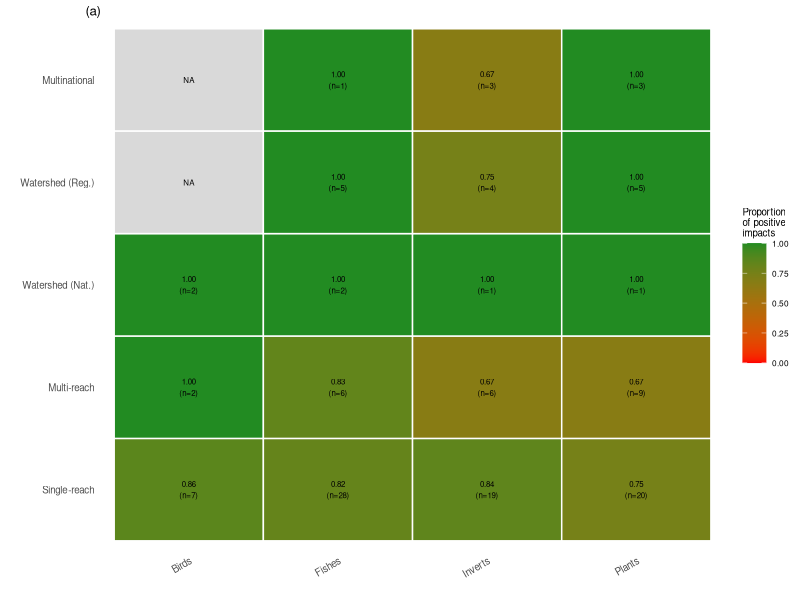
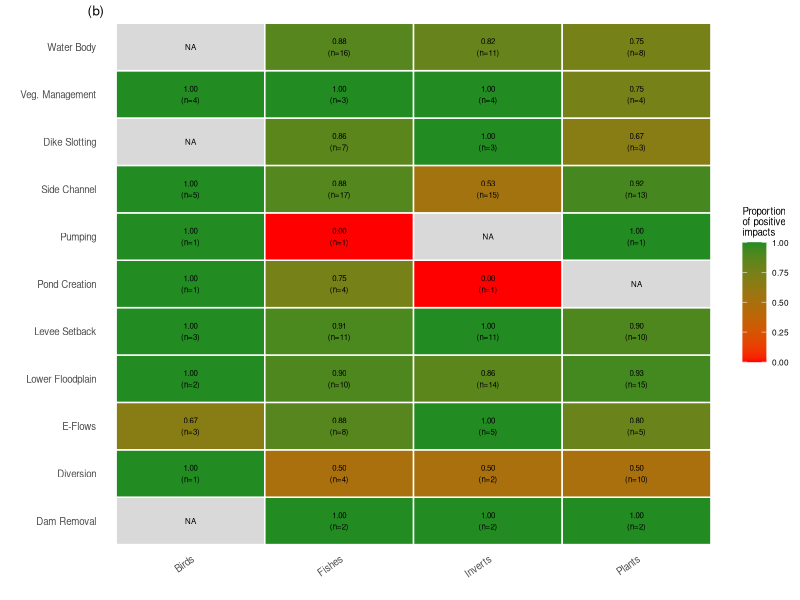
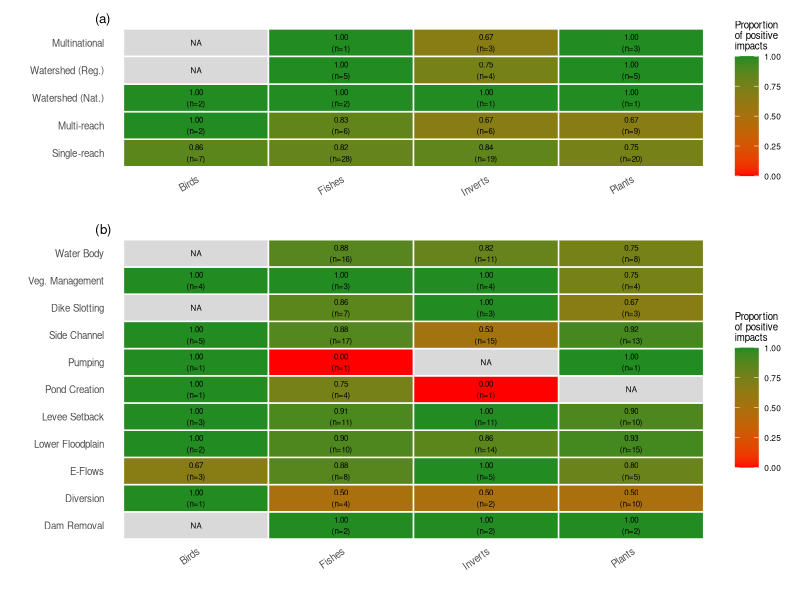
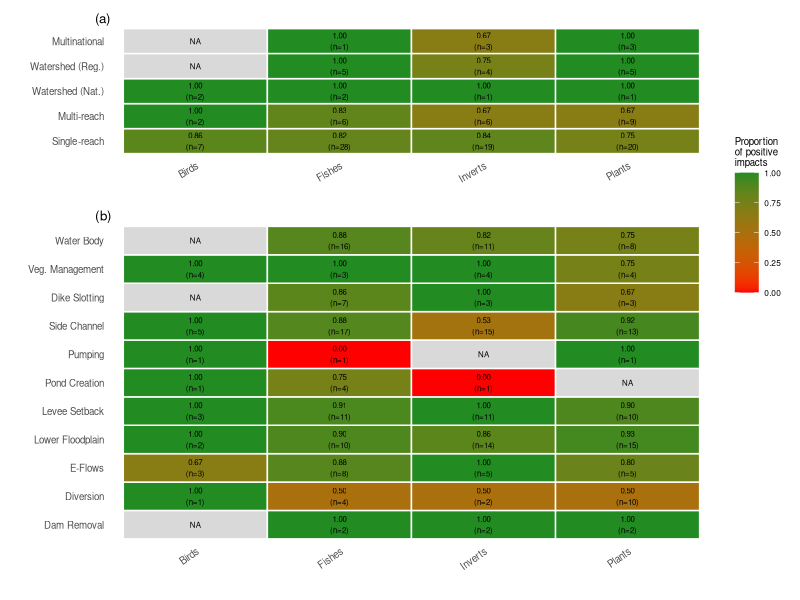
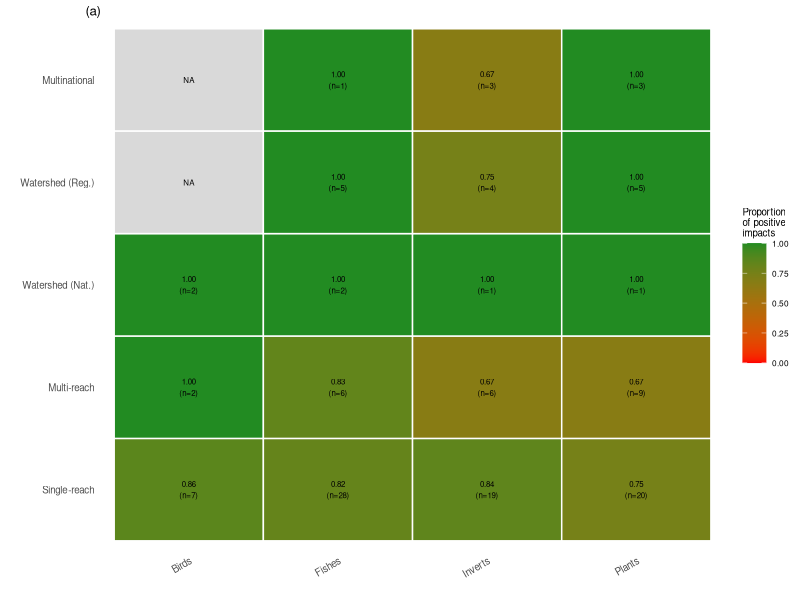
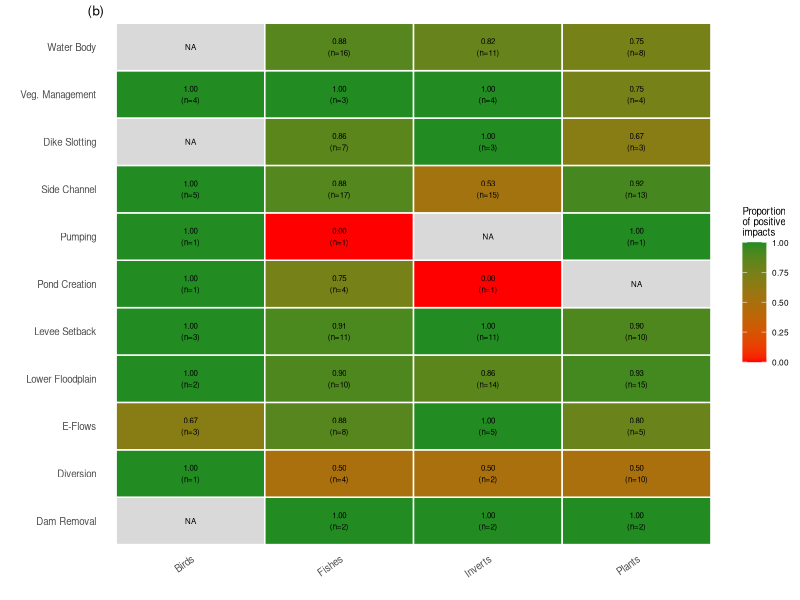
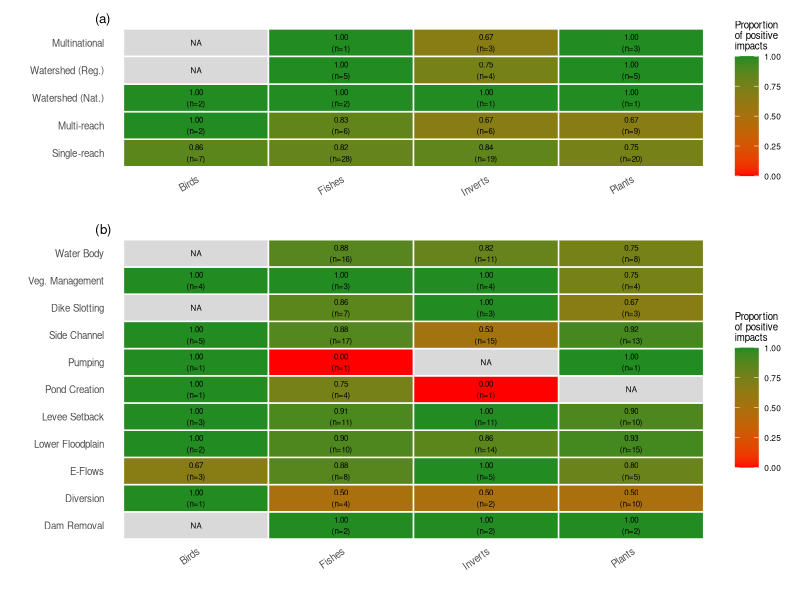
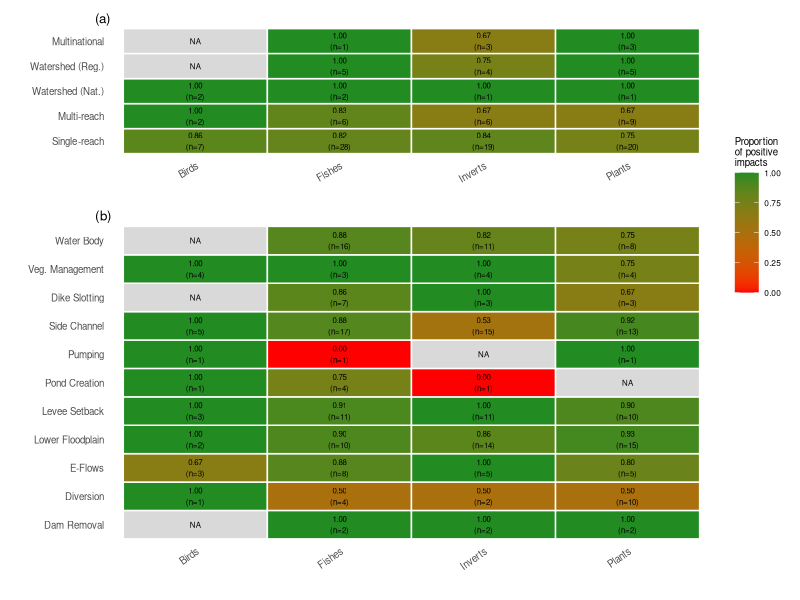

These figures' R source, in order:
#R codes for 'Heat map' Figure 2 of the Parajuli et al. Journal of Applied Ecology
#1. Raw table formatting and tabulation
#2. Summary table
#3. Heat maps

#install and load packages

#install.packages(patchwork)

library(readxl)
library(tidyverse)
library(ggplot2)
library(reshape2)
library(patchwork)

#Set working directory, or if using RStudio, it automatically sets working directory to the code's folder

#setwd(path/to/your/folder)

#Start with spatial scale and biodiversity benefits; no need for data wrangling

df.s <- read_excel("data.xlsx", sheet = "spatial")

head(df.s)

df.s$spatial_scale<-as.factor(df.s$spatial_scale)

str(df.s)

#unique spatial scales
unique_scale <- unique(df.s$spatial_scale)
print(unique_scale)

# Count rows per scales; Note some studies were deleted due to incomplete data, so it won't be 100
table(df.s$spatial_scale)


#Summarize proportion for spatial scale * taxa
summary_spatial<- df.s %>%
  group_by(spatial_scale) %>%
  summarise(across(
    c(Birds, Fishes, Inverts, Plants),
    ~ round(sum(.x== 1, na.rm = TRUE) / sum(.x %in% c(0, 1), na.rm = TRUE), 3),
    .names = "{.col}"
  )) %>%
  ungroup()

print(summary_spatial)

#study counts to determine total number of samples per pairings
st_ct<- df.s %>%
  group_by(spatial_scale) %>%
  summarise(across(
    c(Birds, Fishes, Inverts, Plants),
    ~ sum(.x %in% c(0,1), na.rm = TRUE),
    .names = "{.col}_n"
  )) %>%
  ungroup()

print(st_ct)

#plotting part, first long table and then plot

#Proportion
long_spatial<-summary_spatial %>%
  pivot_longer(cols = -spatial_scale,
               names_to = "Taxa",
               values_to = "Proportion")

#total study n 
counts_long <- st_ct %>%
  pivot_longer(cols = -spatial_scale,
               names_to = "Taxa",
               values_to = "n")%>%
  mutate(Taxa = str_remove(Taxa, "_n"))

head(counts_long, 10)
#join proportion and counts
long_spatial <- long_spatial %>%
  left_join(counts_long, by = c("spatial_scale", "Taxa"))

# Define the order and rename them
scale_order <- c("Local (Single-Reach)", "Multi-reach", "Watershed (National)", 
                 "Watershed (Regional)", "Multinational")
scale_labels <- c("Single-reach", "Multi-reach", "Watershed (Nat.)", 
                  "Watershed (Reg.)", "Multinational")

#apply the order
long_spatial<-long_spatial %>%
  mutate(spatial_scale = factor(spatial_scale,
                                levels = scale_order,
                                labels = scale_labels))

# Heatmap Plot for spatial scale * taxa pairings
spatial<-ggplot(long_spatial, aes(x = Taxa, y = spatial_scale, fill = Proportion)) +
  geom_tile(color = "white", linewidth = 0.5) +
  geom_text(aes(label = ifelse(is.nan(Proportion), "NA", 
                               paste0(sprintf("%.2f", Proportion), "\n(n=", n, ")"))),
            size = 2, color = "black") +
  scale_fill_gradient(low = "red", high = "forestgreen",
                      na.value = "grey85",
                      name = "Proportion\nof positive\nimpacts",
                      limits = c(0, 1)) +
  labs(title = "(a) ",
       x = "", y = " ") +
  theme_minimal(base_size = 8) +
  theme(axis.text.y = element_text(size = 7),
        axis.text.x = element_text(angle = 30, hjust = 1, size = 7),
        panel.grid = element_blank(),
        legend.text = element_text(size = 6),
        legend.title = element_text(size = 7),
        plot.title = element_text(hjust = 0, margin = margin(l=-10)))

spatial

#export to working directory
ggsave("Spatial_scales_Taxa.tif",
       plot = spatial,
       width = 4.5,
       height = 3,
       units = "in",
       dpi = 600,
       device = "tiff",
       compression = "lzw")




#intervention types and biodiversity (taxa) pairings; no need for data wrangling

df.raw <- read_excel("data.xlsx", sheet = "intervention")

df.i<- df.raw [ , 2:6]

head(df.i)

df.i$interv_types<-as.factor(df.i$interv_types)

str(df.i)

#unique spatial scales
unique_interv <- unique(df.i$interv_types)
print(unique_interv)

# Count rows per scales
table(df.i$interv_types)


#Summarize proportion
summary_interv<- df.i %>%
  group_by(interv_types) %>%
  summarise(across(
    c(Birds, Fishes, Inverts, Plants),
    ~ sum(.x== 1, na.rm = TRUE) / sum(.x %in% c(0, 1), na.rm = TRUE),
    .names = "{.col}"
  )) %>%
  ungroup()

print(summary_interv)

#study counts intervention * taxa pairings
studies<- df.i %>%
  group_by(interv_types) %>%
  summarise(across(
    c(Birds, Fishes, Inverts, Plants),
    ~ sum(.x %in% c(0,1), na.rm = TRUE),
    .names = "{.col}_n"
  )) %>%
  ungroup()

print(studies)

#plotting part, first long table and then plot

#Proportion
long_interv<-summary_interv %>%
  pivot_longer(cols = -interv_types,
               names_to = "Taxa",
               values_to = "Proportion")

#total study n 
int_counts_long <- studies %>%
  pivot_longer(cols = -interv_types,
               names_to = "Taxa",
               values_to = "n")%>%
  mutate(Taxa = str_remove(Taxa, "_n"))

head(int_counts_long)

#join proportion and counts
long_interv <- long_interv %>%
  left_join(int_counts_long, by = c("interv_types", "Taxa"))

# Define the order
interv_order <- c("DAMR", "DIVE", "EFLO", "LOFL", "LSET", "POOL", "PUMP",  
                  "SIDE", "SLDI", "VEGM", "WABO")

interv_label <- c("Dam Removal", "Diversion", "E-Flows", "Lower Floodplain", 
                  "Levee Setback", "Pond Creation", "Pumping",  
                  "Side Channel", "Dike Slotting", "Veg. Management", "Water Body")

#apply the order
long_interv<-long_interv %>%
  mutate(interv_types = factor(interv_types, 
                               levels = interv_order,
                               labels = interv_label))

# Heatmap Plot intervention * taxa pairings
intervention<-ggplot(long_interv, aes(x = Taxa, y = interv_types, fill = Proportion)) +
  geom_tile(color = "white", linewidth = 0.5) +
  geom_text(aes(label = ifelse(is.nan(Proportion), "NA", 
                               paste0(sprintf("%.2f", Proportion), "\n(n=", n, ")"))),
            size = 2, color = "black") +
  scale_fill_gradient(low = "red", high = "forestgreen",
                      na.value = "grey85",
                      name = "Proportion\nof positive\nimpacts",
                      limits = c(0, 1)) +
  labs(title = "(b) ",
       x = "", y = " ") +
  theme_minimal(base_size = 8) +
  theme(axis.text.y = element_text(size = 7),
        axis.text.x = element_text(angle = 35, hjust = 1, size = 7),
        panel.grid = element_blank(),
        legend.text = element_text(size = 6),
        legend.title = element_text(size = 7),
        plot.title = element_text(hjust = 0, margin = margin(l=-10)))

intervention

#export
ggsave("Interventions_Taxa.tif",
       plot = intervention,
       width = 4.5,
       height = 6,
       units = "in",
       dpi = 600,
       device = "tiff",
       compression = "lzw")

#Combining two plots into one
combined <- spatial / intervention +
  plot_layout(heights = c(0.32, 0.68))
combined

#save
ggsave("Combined_heatmap.tif",
       plot = combined,
       width = 5,
       height = 8.5,
       dpi = 600,
       device = "tiff",
       compression = "lzw")

#using patchwork for a shared legend
combined_n <- spatial / intervention +
  plot_layout(heights = c(0.29, 0.71), guides = "collect") &
  theme(legend.position = "right",
        legend.justification = c(0, 0.7))
combined_n

#save
ggsave("Heatmap_combined_legend.tif",
       plot = combined_n,
       width = 5,
       height = 8.5,
       dpi = 600,
       device = "tiff",
       compression = "lzw")
